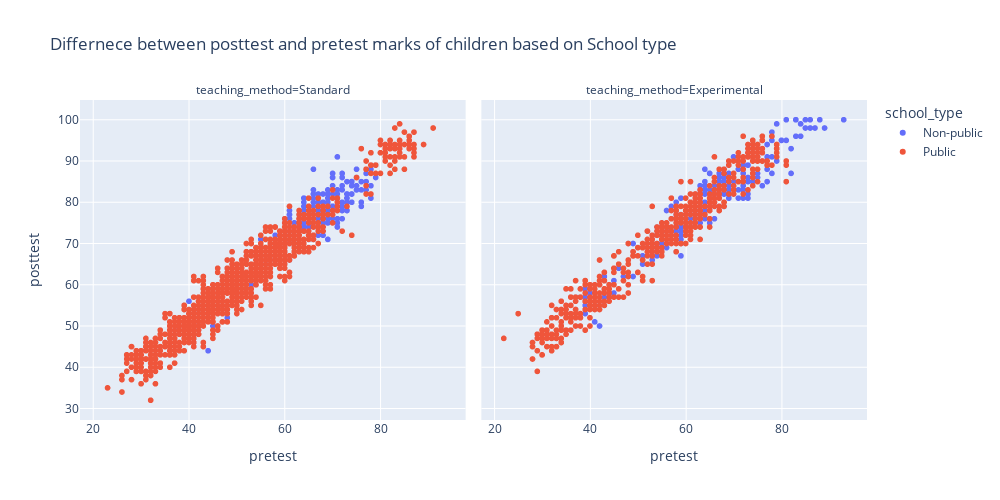

Here is the notebook cell this chart was saved with:
### Code cell
plt.figure(figsize=(10,10))
fig = px.scatter(data, x="pretest", y="posttest" ,height=500,width=1000,facet_col='teaching_method',color="school_type",
                title='Differnece between posttest and pretest marks of children based on School type')
fig.show()

### Figure 1 — Plotly figure (JSON) as saved in the notebook; plotly's stock layout.template omitted (floating-point values rounded to 4 significant figures; data arrays with more than 128 entries replaced by an {"elided": "..."} marker saying what was removed)
{"data": [{"hovertemplate": "school_type=Non-public<br>teaching_method=Standard<br>pretest=%{x}<br>posttest=%{y}<extra></extra>", "legendgroup": "Non-public", "marker": {"color": "#636efa", "symbol": "circle"}, "mode": "markers", "name": "Non-public", "showlegend": true, "type": "scattergl", "x": {"elided": "286 int values"}, "xaxis": "x", "y": {"elided": "286 int values"}, "yaxis": "y"}, {"hovertemplate": "school_type=Non-public<br>teaching_method=Experimental<br>pretest=%{x}<br>posttest=%{y}<extra></extra>", "legendgroup": "Non-public", "marker": {"color": "#636efa", "symbol": "circle"}, "mode": "markers", "name": "Non-public", "showlegend": false, "type": "scattergl", "x": {"elided": "265 int values"}, "xaxis": "x2", "y": {"elided": "265 int values"}, "yaxis": "y2"}, {"hovertemplate": "school_type=Public<br>teaching_method=Standard<br>pretest=%{x}<br>posttest=%{y}<extra></extra>", "legendgroup": "Public", "marker": {"color": "#EF553B", "symbol": "circle"}, "mode": "markers", "name": "Public", "showlegend": true, "type": "scattergl", "x": {"elided": "1087 int values"}, "xaxis": "x", "y": {"elided": "1087 int values"}, "yaxis": "y"}, {"hovertemplate": "school_type=Public<br>teaching_method=Experimental<br>pretest=%{x}<br>posttest=%{y}<extra></extra>", "legendgroup": "Public", "marker": {"color": "#EF553B", "symbol": "circle"}, "mode": "markers", "name": "Public", "showlegend": false, "type": "scattergl", "x": {"elided": "495 int values"}, "xaxis": "x2", "y": {"elided": "495 int values"}, "yaxis": "y2"}], "layout": {"annotations": [{"font": {}, "showarrow": false, "text": "teaching_method=Standard", "x": 0.245, "xanchor": "center", "xref": "paper", "y": 1, "yanchor": "bottom", "yref": "paper"}, {"font": {}, "showarrow": false, "text": "teaching_method=Experimental", "x": 0.755, "xanchor": "center", "xref": "paper", "y": 1, "yanchor": "bottom", "yref": "paper"}], "height": 500, "legend": {"title": {"text": "school_type"}, "tracegroupgap": 0}, "title": {"text": "Differnece between posttest and pretest marks of children based on School type"}, "width": 1000, "xaxis": {"anchor": "y", "domain": [0, 0.49], "title": {"text": "pretest"}, "type": "linear", "range": [17.18, 97.82], "autorange": true}, "xaxis2": {"anchor": "y2", "domain": [0.51, 1], "matches": "x", "title": {"text": "pretest"}, "type": "linear", "range": [17.18, 97.82], "autorange": true}, "yaxis": {"anchor": "x", "domain": [0, 1], "title": {"text": "posttest"}, "type": "linear", "range": [27.21, 104.8], "autorange": true}, "yaxis2": {"anchor": "x2", "domain": [0, 1], "matches": "y", "showticklabels": false, "type": "linear", "range": [27.21, 104.8], "autorange": true}}}
